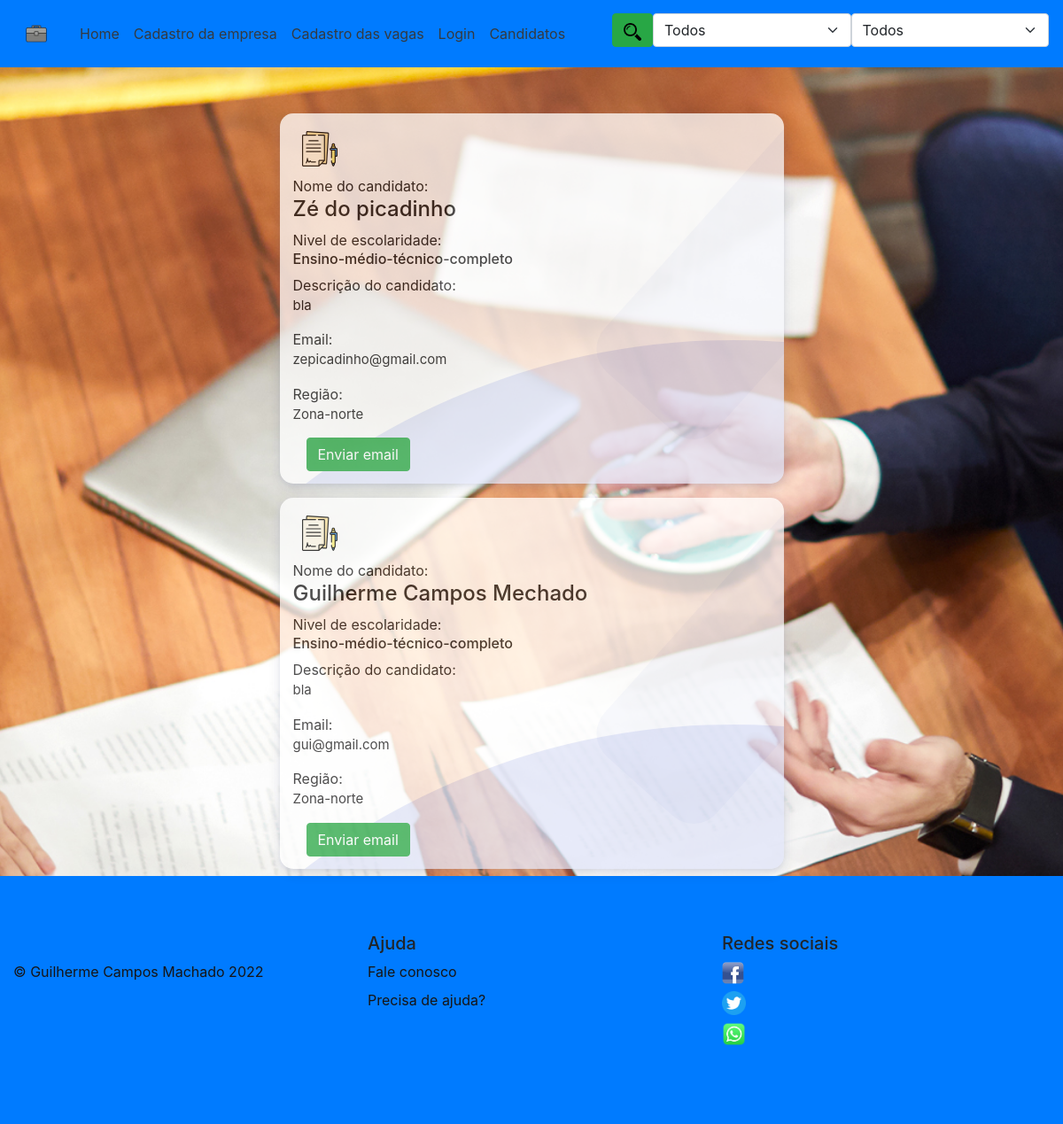
Screenshot of /emprego_sempre/candidatos.php (signed in) with the database file from the repository.
### tables this page shows
CREATE TABLE IF NOT EXISTS `usuario_curri` (
  `id_usuario_curri` int(11) NOT NULL AUTO_INCREMENT,
  `email_usuario` varchar(100) NOT NULL,
  `desc_usuario` varchar(200) NOT NULL,
  `nome` varchar(100) NOT NULL DEFAULT '',
  `id_ensino` int(11) NOT NULL,
  `id_zona` int(11) NOT NULL,
  `senha` varchar(32) NOT NULL,
  PRIMARY KEY (`id_usuario_curri`) USING BTREE,
  UNIQUE KEY `email_usuario` (`email_usuario`),
  KEY `FK_usuario_curri_escolaridade` (`id_ensino`),
  KEY `FK_usuario_curri_zona` (`id_zona`),
  CONSTRAINT `FK_usuario_curri_escolaridade` FOREIGN KEY (`id_ensino`) REFERENCES `escolaridade` (`id_ensino`) ON DELETE NO ACTION ON UPDATE NO ACTION,
  CONSTRAINT `FK_usuario_curri_zona` FOREIGN KEY (`id_zona`) REFERENCES `zona` (`id_zona`) ON DELETE NO ACTION ON UPDATE NO ACTION
);

CREATE TABLE IF NOT EXISTS `escolaridade` (
  `id_ensino` int(11) NOT NULL AUTO_INCREMENT,
  `nome_ensino` varchar(50) NOT NULL,
  PRIMARY KEY (`id_ensino`)
);

CREATE TABLE IF NOT EXISTS `zona` (
  `id_zona` int(11) NOT NULL AUTO_INCREMENT,
  `nome_zona` varchar(50) NOT NULL,
  PRIMARY KEY (`id_zona`)
);

### emprego_sempre/candidatos.php (the view, shortened to what this page needs)
<?php
include("conn.php");
$sql = "SELECT e.id_ensino,e.nome_ensino,u.id_usuario_curri,u.nome,u.id_zona,u.desc_usuario,z.nome_zona,u.id_usuario_curri,u.email_usuario
FROM usuario_curri AS u
INNER JOIN zona AS z ON z.id_zona = u.id_zona
INNER JOIN escolaridade as e on e.id_ensino = u.id_ensino";
$rescandi = mysqli_query($conn, $sql);
?>
<!DOCTYPE html>
<html lang="pt-br">
<head>
    <link href="https://cdn.jsdelivr.net/npm/simple-datatables@latest/dist/style.css" rel="stylesheet" />
    <link href="css/styles.css" rel="stylesheet" />
    <link href="css/indexempresa.css" rel="stylesheet" />
    <link href="css/card.css" rel="stylesheet" />
    <link href="https://cdn.jsdelivr.net/npm/bootstrap@5.1.3/dist/css/bootstrap.min.css" rel="stylesheet">
</head>
<body>
    <nav class="navbar navbar-expand-lg bg-primary container-fluid fixed-top">
        <a class="navbar-brand" href="#"><img src="img/icon.ico" style="height: 50px;"></a>
        <div class="navbar-collapse " id="navbarSupportedContent">
            <ul class="navbar-nav me-auto mb-2 mb-lg-0">
                <li class="nav-item">
                    <a class="nav-link text-dark" aria-current="page" href="indexempresa.php">Home</a>
                </li>
                <li class="nav-item">
                    <a class="nav-link text-dark" aria-current="page" href="usuario.php">Cadastro da empresa</a>
                </li>
                <li class="nav-item">
                    <a class="nav-link text-dark" aria-current="page" href="vagas.php">Cadastro das vagas</a>
                </li>
                <li class="nav-item">
                    <a class="nav-link text-dark" aria-current="page" href="login.php">Login</a>
                </li>
                <li class="nav-item">
                    <a class="nav-link text-dark" aria-current="page" href="candidatos.php">Candidatos</a>
                </li>
            </ul>
        </div>
        <form method="POST">
            <div class="d-flex mb-2">
                <button class="btn btn-success" name="btnfil" id="btnfil" type="submit"><img src="img/lupin.ico" style="height: 20px ;" alt=""></button>
                <select class="form-select" name="filzona" id="filzona" aria-label="Default select example">
                    <option class="text-dark" selected value="0">Todos </option>
                </select>
                <select class="form-select" name="filensino" id="filensino" aria-label="Default select example">
                    <option class="text-dark" selected value="0">Todos </option>
                </select>
            </div>
        </form>
    </nav>
    <div id="layoutSidenav_content">
        <main class=>
            <br><br><br><br><br>
            <link rel="stylesheet" href="https://maxcdn.bootstrapcdn.com/bootstrap/4.3.1/css/bootstrap.min.css">
            <div class="section_our_solution h-100">
                <div class="row px-0 mx-0">
                    <div class="col-lg-12 col-md-12 col-sm-12">
                        <div class="our_solution_category">
                            <div class="solution_cards_box">
                                <?php while ($linha = mysqli_fetch_assoc($rescandi)) { ?>
                                    <div class="solution_card opacity-75">
                                        <div class="hover_color_bubble"></div>
                                        <div class="so_top_icon">
                                        </div>
                                        <div class="solu_title">
                                            <div class="text">Nome do candidato: <h4 class="text " value="<?php echo $linha['id_usuario_curri']; ?>"><?php echo $linha['nome']; ?></h4>
                                            </div>
                                            <div class="text">Nivel de escolaridade: <h6 class="text " value="<?php echo $linha['id_ensino']; ?>"><?php echo $linha['nome_ensino']; ?></h6>
                                            </div>
                                        </div>
                                        <div class="solu_description">
                                            <div class="text">Descrição do candidato: <p class="text " value="<?php echo $linha['id_usuario_curri']; ?>"><?php echo $linha['desc_usuario']; ?></p>
                                            </div>
                                            <div class="text">Email: <p class="text " value="<?php echo $linha['id_usuario_curri']; ?>"><?php echo $linha['email_usuario']; ?></p>
                                            </div>
                                            <div class="text">Região: <p class="text " value="<?php echo $linha['id_zona']; ?>"><?php echo $linha['nome_zona']; ?></p>
                                            </div>
                                        </div>
                                        <div class="col-12 my-1">
                                            <a href=""><button type="button" name="btn-att" id="btn-att" class="btn btn-success">Enviar email</button></a>
                                        </div>
                                    </div>
                                <?php } ?>
                            </div>
                        </div>
                    </div>
                </div>
            </div>
        </main>
        <div class="container-fluid bg-primary">
            <footer class="row row-cols-1 row-cols-sm-2 row-cols-md-5 py-5 ">
                <div class="col mb-3">
                    <a href="/" class="d-flex align-items-center mb-3 link-dark text-decoration-none">
                        <svg class="bi me-2" width="40" height="32">
                            <use xlink:href="#bootstrap"></use>
                        </svg>
                    </a>
                    <p class="text">© Guilherme Campos Machado 2022</p>
                </div>
                <div class="col mb-3 py-3">
                    <h5>Ajuda</h5>
                    <ul class="nav flex-column">
                        <li class="nav-item mb-2"><a href="#" class="nav-link p-0 text">Fale conosco</a></li>
                        <li class="nav-item mb-2"><a href="#" class="nav-link p-0 text">Precisa de ajuda?</a></li>
                    </ul>
                </div>
                <div class="col mb-3 py-3">
                    <h5>Redes sociais</h5>
                    <ul class="nav flex-column">
                        <li class="nav-item mb-2 heigth"><a href="../https://www.facebook.com/" class="nav-link p-0 text"><img src="img/img-original/face-removebg-preview.png" style="height: 25px;"></a></li>
                        <li class="nav-item mb-2 heigth"><a href="../https://twitter.com/" class="nav-link p-0 text"><img src="img/img-original/twit.png" style="height: 27px;"></a></li>
                        <li class="nav-item mb-2 heigth"><a href="#" class="nav-link p-0 text"><img src="img/img-original/iconewhats.png" style="height: 27px;"></a></li>
                    </ul>
                </div>
            </footer>
        </div>
    </div>
</body>
</html>

### emprego_sempre/css/indexempresa.css (style rules this page uses)
body { background: url('../img/img-original/entrevista.jpg') center center no-repeat fixed; -webkit-background-size: cover; -moz-background-size: cover; -o-background-size: cover; background-size: cover; }
.text { color: rgb(22, 21, 22) !important; }

### emprego_sempre/css/card.css (style rules this page uses)
.section_our_solution .row { align-items: center; }
.our_solution_category { display: flex; flex-direction: row; flex-wrap: wrap; }
.our_solution_category .solution_cards_box { display: flex; flex-direction: column; justify-content: center; }
.solution_cards_box .solution_card { flex: 0 50%; background: #fff; box-shadow: 0 2px 4px 0 rgba(136, 144, 195, 0.2), 0 5px 15px 0 rgba(37, 44, 97, 0.15); border-radius: 15px; margin: 8px; padding: 10px 15px; position: relative; z-index: 1; overflow: hidden; min-height: 265px; transition: 0.7s; }
.solution_cards_box .solution_card:before { content: ""; position: absolute; background: rgb(85 108 214 / 5%); width: 170px; height: 400px; z-index: -1; transform: rotate(42deg); right: -56px; top: -23px; border-radius: 35px; }
.solution_card .solu_description p { font-size: 15px; margin-bottom: 15px; }
.hover_color_bubble { position: absolute; background: rgb(54 81 207 / 15%); width: 100rem; height: 100rem; left: 0; right: 0; z-index: -1; top: 16rem; border-radius: 50%; transform: rotate(-36deg); left: -18rem; transition: 0.7s; }
.solution_cards_box .solution_card .so_top_icon { width: 60px; height: 60px; border-radius: 50%; background: #fff; overflow: hidden; display: flex; align-items: center; justify-content: center; }
@media screen and (min-width: 320px) { .our_solution_category { width: 100%; margin: 0 auto; } }
@media screen and (min-width: 320px) { .our_solution_category .solution_cards_box { flex: auto; } }
@media only screen and (min-width: 768px) { .our_solution_category .solution_cards_box { flex: 1; } }
@media only screen and (min-width: 1024px) { .our_solution_category { width: 50%; margin: 0 auto; } }

### rows the page displays
usuario_curri: $linha['id_usuario_curri'] 3 (drawn), nome "Zé do picadinho", id_ensino.nome_ensino "Ensino-médio-técnico-completo", desc_usuario "bla", email_usuario "zepicadinho@gmail.com", id_zona.nome_zona "Zona-norte"
usuario_curri: $linha['id_usuario_curri'] 4 (drawn), nome "Guilherme Campos Mechado", id_ensino.nome_ensino "Ensino-médio-técnico-completo", desc_usuario "bla", email_usuario "gui@gmail.com", id_zona.nome_zona "Zona-norte"
